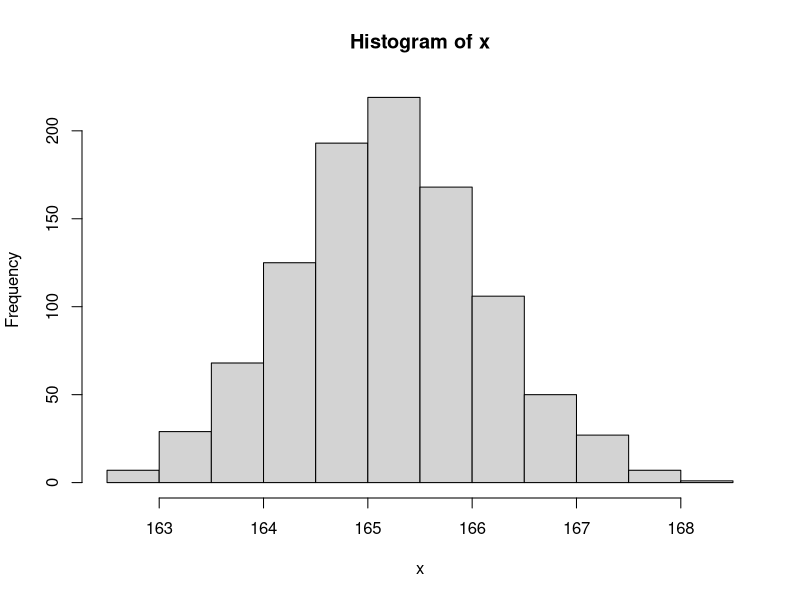
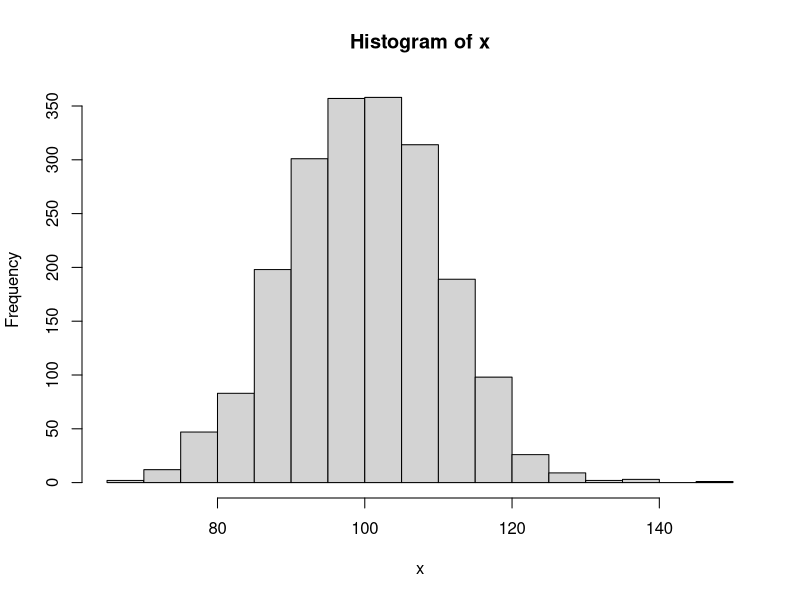
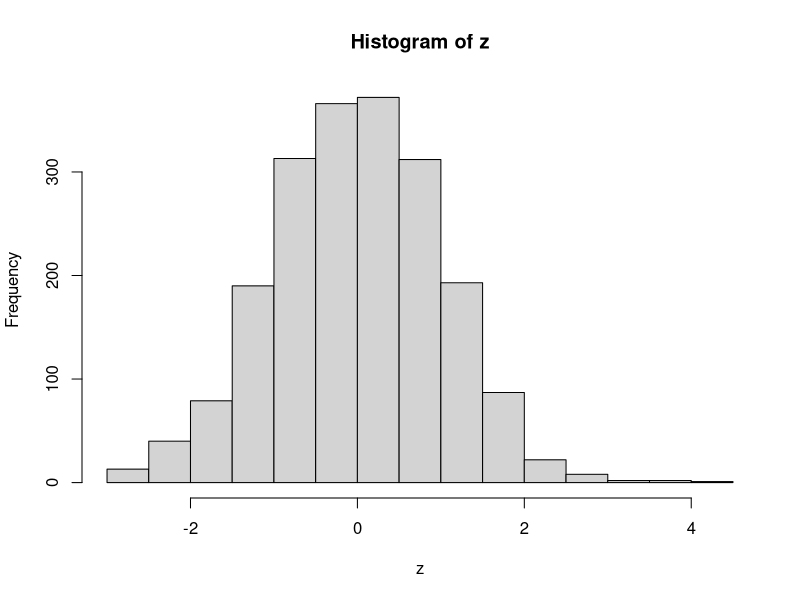

Reproduce these figures in R, in order.
## chap07_Hypothesis

# 유의 확률(P) :  귀무가설(H0)을 채택 할 확률
# 유의 수준(α, 임계값)  = 0.05

# 체택 : 유의 확률이 유의수준 이내 경우 (P >= α)
# 기각 : 유의 확률이 유의수준 이내 경우 (P < α)


# 가설(Hypothesis) : 어떤 사건을 설명하기 위한 가정 
# 검정(test) : 표본에 의해서 구해진 통계량으로 가설 채택/기각 과정 
# 추정(estimation) : 표본을 통해서 모집단을 확률적으로 추측   


# 검정통계량 : 표본에 의해서 계산된 통계량(표본평균, 표본표준편차)
# 모수 : 모집단에 의해서 나온 통계량(모평균, 모표준편차)  
# 오차 : 검정통계량과 모수 간의 차이 
# 오차범위 : 오차범위가 벗어나면 모수와 차이가 있다고 본다.
# 유의수준 : 오차 범위의 기준(통상 : α=0.05)


# 추정 방법 
# 1) 점 추정 : 제시된 한 개의 값과 검정통계량을 직접 비교하여
#    가설 기각유무를 결정 
# ex) 우리나라 중학교 2학년 남학생 평균키는 165.2cm로 추정(모평균)

# 2) 구간 추정 : 신뢰구간과 검정통계량을 비교하여 가설 기각유무 결정 
# 신뢰구간 : 오차범위에 의해서 결정된 하한값과 상한값의 범위 
# ex) 우리나라 중학교 2학년 남학생 평균키는 164.5 ~ 165.5cm로 추정



########################################
### 1. 가설 검정
########################################

# 귀무가설(H0) : 우리나라 중학교 2학년 남학생 평균키는 165.2cm와 차이가 없다.
# 대립가설(H1) : 우리나라 중학교 2학년 남학생 평균키는 165.2cm와 차이가 있다.


# 1. 모집단에서 표본 추출(1,000명)
x <- round(rnorm(1000, mean = 165.2, sd = 1) , 2) # 정규 분포 난수 추출출

# 대칭성 확인
hist(x)

# 정규성 검정
# 귀무가설(H0) : 정규분포와 차이가 없다.
# 대립가설(H1) : 정규분포와 차이가 있있다.

shapiro.test(x)
# W = 0.99877 -> 검정 통계량(샘플에서 얻어진 통계량)
# p-value = 0.737 -> 확률값(유의확률)
# P >= α(0.05)  -> 귀무 가설 채택가능


# 2. 평균차이 검정 : 평균키 = 165.2
t.test(x, mu = 165.2)
# t = 1.4087(t-검정 통계량), df = 999(자유도)
# p-value = 0.1592 --> 유의확률(α 보다 작으면 기각)

# 신뢰 수준(구간) 95%(confidence interval)
# 165.1889 ~ 165.3118 : 하한값~ 상한값(귀무가설 채택역 <-> 기각역)


# 3. 기각역 평균 검정
t.test(x, mu = 165.11)  # -> mu = 165.11(기각역)
# t = 2.0115, df = 999
# p-value = 0.04454 < α = 0.05 -> 기각

# 4. 신뢰수준 -> 체택역 변경
t.test(x, mu = 165.2, conf.level = 0.99)  # 99% 신뢰수준
# 99% 신뢰구간 : 165.0919 ~ 165.2557
# [정리] 신뢰수준을 높이면 귀무가설 기각이 어려어짐(채택역 증가)


########################################
### 2. 표준정규분포
#########################################
# 1) 표준화 : 정규분포 -> 표준정규분포(mean=0, sd=1) 

# 정규분포 
n <- 2000
x <- rnorm(n, mean = 100, sd = 10) # N(100,10^2)
mean(x) # 100.3853
sd(x) # 10.02671
hist(x)

# 정규성 검정 : H0 : 정규분포와 차이가 없다.(O)
shapiro.test(x)
# W = 0.99945, p-value = 0.8622 >= 0.05

# N(100,10^2) -> N(0, 1^2)
# 표준화 공식 : Z = (x - mu) / sigma
mu <- mean(x)
z <- (x - mu) / sd(x)
mean(z) # -5.607048e-16 = -5*10^-16
sd(z) # 1
hist(z)
range(z) # -3.996538  3.173935

# 2) 표준정규분표와 확률분포 
# 표준편차 vs 확률분포 
# -1 ~ +1      68.26%
# -2 ~ +2      95.44%
# -1.96 ~ +1.96 : 95%
# -3 ~ +3      99.74%

